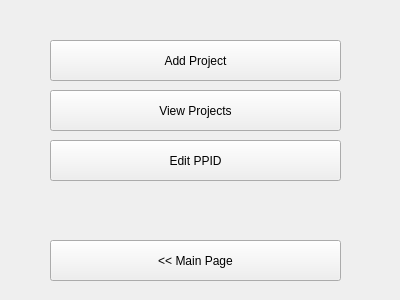
<?xml version="1.0" encoding="UTF-8"?>
<ui version="4.0">
 <class>adminloggedin</class>
 <widget class="QWidget" name="adminloggedin">
  <property name="geometry">
   <rect>
    <x>0</x>
    <y>0</y>
    <width>400</width>
    <height>300</height>
   </rect>
  </property>
  <property name="windowTitle">
   <string>Admin Main Control</string>
  </property>
  <widget class="QPushButton" name="pushButton">
   <property name="geometry">
    <rect>
     <x>50</x>
     <y>40</y>
     <width>291</width>
     <height>41</height>
    </rect>
   </property>
   <property name="text">
    <string>Add Project</string>
   </property>
  </widget>
  <widget class="QPushButton" name="pushButton_2">
   <property name="geometry">
    <rect>
     <x>50</x>
     <y>90</y>
     <width>291</width>
     <height>41</height>
    </rect>
   </property>
   <property name="text">
    <string>View Projects</string>
   </property>
  </widget>
  <widget class="QPushButton" name="pushButton_3">
   <property name="geometry">
    <rect>
     <x>50</x>
     <y>140</y>
     <width>291</width>
     <height>41</height>
    </rect>
   </property>
   <property name="text">
    <string>Edit PPID</string>
   </property>
  </widget>
  <widget class="QPushButton" name="pushButton_4">
   <property name="geometry">
    <rect>
     <x>50</x>
     <y>240</y>
     <width>291</width>
     <height>41</height>
    </rect>
   </property>
   <property name="text">
    <string>&lt;&lt; Main Page</string>
   </property>
  </widget>
  <widget class="QLabel" name="label">
   <property name="geometry">
    <rect>
     <x>0</x>
     <y>0</y>
     <width>401</width>
     <height>301</height>
    </rect>
   </property>
   <property name="text">
    <string/>
   </property>
  </widget>
  <zorder>label</zorder>
  <zorder>pushButton</zorder>
  <zorder>pushButton_2</zorder>
  <zorder>pushButton_3</zorder>
  <zorder>pushButton_4</zorder>
 </widget>
 <resources/>
 <connections/>
</ui>
